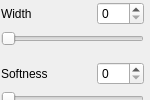
  <widget class="QDockWidget" name="dockWidget">
   <property name="minimumSize">
    <size>
     <width>150</width>
     <height>40</height>
    </size>
   </property>
   <property name="maximumSize">
    <size>
     <width>150</width>
     <height>524287</height>
    </size>
   </property>
   <attribute name="dockWidgetArea">
    <number>2</number>
   </attribute>
   <widget class="QWidget" name="dockWidgetSliders">
    <widget class="QWidget" name="layoutWidget">
     <property name="geometry">
      <rect>
       <x>1</x>
       <y>2</y>
       <width>163</width>
       <height>691</height>
      </rect>
     </property>
     <layout class="QVBoxLayout" name="verticalLayout_Top">
      <property name="rightMargin">
       <number>0</number>
      </property>
      <item>
       <layout class="QVBoxLayout" name="verticalLayout_width">
        <property name="rightMargin">
         <number>20</number>
        </property>
        <property name="bottomMargin">
         <number>10</number>
        </property>
        <item>
         <layout class="QHBoxLayout" name="horizontalLayout_width" stretch="0,0,0">
          <item>
           <widget class="QLabel" name="label_width">
            <property name="text">
             <string>Width</string>
            </property>
           </widget>
          </item>
          <item>
           <spacer name="horizontalSpacer_width">
            <property name="orientation">
             <enum>Qt::Orientation::Horizontal</enum>
            </property>
            <property name="sizeHint" stdset="0">
             <size>
              <width>40</width>
              <height>20</height>
             </size>
            </property>
           </spacer>
          </item>
          <item>
           <widget class="QSpinBox" name="spinBox_width">
            <property name="maximum">
             <number>255</number>
            </property>
           </widget>
          </item>
         </layout>
        </item>
        <item>
         <layout class="QHBoxLayout" name="horizontalLayout_1a_width">
          <property name="topMargin">
           <number>0</number>
          </property>
          <property name="bottomMargin">
           <number>0</number>
          </property>
          <item>
           <widget class="QSlider" name="horizontalSlider_width">
            <property name="sizePolicy">
             <sizepolicy hsizetype="Expanding" vsizetype="Fixed">
              <horstretch>0</horstretch>
              <verstretch>0</verstretch>
             </sizepolicy>
            </property>
            <property name="minimumSize">
             <size>
              <width>0</width>
              <height>0</height>
             </size>
            </property>
            <property name="minimum">
             <number>1</number>
            </property>
            <property name="maximum">
             <number>600</number>
            </property>
            <property name="pageStep">
             <number>50</number>
            </property>
            <property name="tracking">
             <bool>true</bool>
            </property>
            <property name="orientation">
             <enum>Qt::Orientation::Horizontal</enum>
            </property>
            <property name="invertedAppearance">
             <bool>false</bool>
            </property>
            <property name="invertedControls">
             <bool>false</bool>
            </property>
            <property name="tickPosition">
             <enum>QSlider::TickPosition::NoTicks</enum>
            </property>
           </widget>
          </item>
         </layout>
        </item>
       </layout>
      </item>
      <item>
       <layout class="QVBoxLayout" name="verticalLayout_softness">
        <property name="rightMargin">
         <number>20</number>
        </property>
        <property name="bottomMargin">
         <number>10</number>
        </property>
        <item>
         <layout class="QHBoxLayout" name="horizontalLayout_softness_1">
          <item>
           <widget class="QLabel" name="label_softness">
            <property name="text">
             <string>Softness</string>
            </property>
           </widget>
          </item>
          <item>
           <spacer name="horizontalSpacer_softness">
            <property name="orientation">
             <enum>Qt::Orientation::Horizontal</enum>
            </property>
            <property name="sizeHint" stdset="0">
             <size>
              <width>40</width>
              <height>20</height>
             </size>
            </property>
           </spacer>
          </item>
          <item>
           <widget class="QSpinBox" name="spinBox_softness">
            <property name="maximum">
             <number>100</number>
            </property>
           </widget>
          </item>
         </layout>
        </item>
        <item>
         <layout class="QHBoxLayout" name="horizontalLayout_softness_2">
          <property name="topMargin">
           <number>0</number>
          </property>
          <property name="bottomMargin">
           <number>0</number>
          </property>
          <item>
           <widget class="QSlider" name="horizontalSlider_softness">
            <property name="sizePolicy">
             <sizepolicy hsizetype="Expanding" vsizetype="Fixed">
              <horstretch>0</horstretch>
              <verstretch>0</verstretch>
             </sizepolicy>
            </property>
            <property name="maximum">
             <number>100</number>
            </property>
            <property name="orientation">
             <enum>Qt::Orientation::Horizontal</enum>
            </property>
           </widget>
          </item>
         </layout>
        </item>
       </layout>
      </item>
      <item>
       <layout class="QVBoxLayout" name="verticalLayout_8">
        <property name="rightMargin">
         <number>20</number>
        </property>
        <property name="bottomMargin">
         <number>10</number>
        </property>
        <item>
         <layout class="QHBoxLayout" name="horizontalLayout_6">
          <item>
           <widget class="QLabel" name="label_5">
            <property name="text">
             <string>Opacity</string>
            </property>
           </widget>
          </item>
          <item>
           <spacer name="horizontalSpacer_5">
            <property name="orientation">
             <enum>Qt::Orientation::Horizontal</enum>
            </property>
            <property name="sizeHint" stdset="0">
             <size>
              <width>40</width>
              <height>20</height>
             </size>
            </property>
           </spacer>
          </item>
          <item>
           <widget class="QSpinBox" name="spinBox_opacity">
            <property name="maximum">
             <number>100</number>
            </property>
           </widget>
          </item>
         </layout>
        </item>
        <item>
         <layout class="QHBoxLayout" name="horizontalLayout_13">
          <property name="topMargin">
           <number>0</number>
          </property>
          <property name="bottomMargin">
           <number>0</number>
          </property>
          <item>
           <widget class="QSlider" name="horizontalSlider_opacity">
            <property name="sizePolicy">
             <sizepolicy hsizetype="Expanding" vsizetype="Fixed">
              <horstretch>0</horstretch>
              <verstretch>0</verstretch>
             </sizepolicy>
            </property>
            <property name="orientation">
             <enum>Qt::Orientation::Horizontal</enum>
            </property>
           </widget>
          </item>
         </layout>
        </item>
       </layout>
      </item>
      <item>
       <layout class="QVBoxLayout" name="verticalLayout_9">
        <property name="rightMargin">
         <number>20</number>
        </property>
        <item>
         <layout class="QHBoxLayout" name="horizontalLayout_7">
          <item>
           <widget class="QLabel" name="label_6">
            <property name="text">
             <string>Tolerance</string>
            </property>
           </widget>
          </item>
          <item>
           <spacer name="horizontalSpacer_6">
            <property name="orientation">
             <enum>Qt::Orientation::Horizontal</enum>
            </property>
            <property name="sizeHint" stdset="0">
             <size>
              <width>40</width>
              <height>20</height>
             </size>
            </property>
           </spacer>
          </item>
          <item>
           <widget class="QSpinBox" name="spinBox_tolerance">
            <property name="buttonSymbols">
             <enum>QAbstractSpinBox::ButtonSymbols::UpDownArrows</enum>
            </property>
            <property name="accelerated">
             <bool>true</bool>
            </property>
            <property name="maximum">
             <number>600</number>
            </property>
            <property name="stepType">
             <enum>QAbstractSpinBox::StepType::DefaultStepType</enum>
            </property>
            <property name="displayIntegerBase">
             <number>10</number>
            </property>
           </widget>
          </item>
         </layout>
        </item>
        <item>
         <layout class="QHBoxLayout" name="horizontalLayout_12">
          <property name="topMargin">
           <number>0</number>
          </property>
          <property name="bottomMargin">
           <number>0</number>
          </property>
          <item>
           <widget class="QSlider" name="horizontalSlider_tolerance">
            <property name="sizePolicy">
             <sizepolicy hsizetype="Expanding" vsizetype="Fixed">
              <horstretch>0</horstretch>
              <verstretch>0</verstretch>
             </sizepolicy>
            </property>
            <property name="maximum">
             <number>255</number>
            </property>
            <property name="pageStep">
             <number>25</number>
            </property>
            <property name="value">
             <number>100</number>
            </property>
            <property name="orientation">
             <enum>Qt::Orientation::Horizontal</enum>
            </property>
           </widget>
          </item>
         </layout>
        </item>
       </layout>
      </item>
      <item>
       <layout class="QVBoxLayout" name="verticalLayout_5">
        <property name="rightMargin">
         <number>20</number>
        </property>
        <property name="bottomMargin">
         <number>10</number>
        </property>
        <item>
         <layout class="QHBoxLayout" name="horizontalLayout_3">
          <property name="spacing">
           <number>6</number>
          </property>
          <property name="rightMargin">
           <number>0</number>
          </property>
          <item>
           <widget class="QLabel" name="label_2_radius">
            <property name="text">
             <string>Radius</string>
            </property>
           </widget>
          </item>
          <item>
           <spacer name="horizontalSpacer_2_radius">
            <property name="orientation">
             <enum>Qt::Orientation::Horizontal</enum>
            </property>
            <property name="sizeHint" stdset="0">
             <size>
              <width>40</width>
              <height>20</height>
             </size>
            </property>
           </spacer>
          </item>
          <item>
           <widget class="QSpinBox" name="spinBox_2_radius">
            <property name="maximum">
             <number>100</number>
            </property>
           </widget>
          </item>
         </layout>
        </item>
        <item>
         <layout class="QHBoxLayout" name="horizontalLayout_9">
          <property name="topMargin">
           <number>0</number>
          </property>
          <property name="bottomMargin">
           <number>0</number>
          </property>
          <item>
           <widget class="QSlider" name="horizontalSlider_radius">
            <property name="sizePolicy">
             <sizepolicy hsizetype="Expanding" vsizetype="Fixed">
              <horstretch>0</horstretch>
              <verstretch>0</verstretch>
             </sizepolicy>
            </property>
            <property name="orientation">
             <enum>Qt::Orientation::Horizontal</enum>
            </property>
           </widget>
          </item>
         </layout>
        </item>
       </layout>
      </item>
      <item>
       <layout class="QVBoxLayout" name="verticalLayout_density">
        <property name="rightMargin">
         <number>20</number>
        </property>
        <item>
         <layout class="QHBoxLayout" name="horizontalLayout_4">
          <item>
           <widget class="QLabel" name="label_3">
            <property name="text">
             <string>Density</string>
            </property>
           </widget>
          </item>
          <item>
           <spacer name="horizontalSpacer_3">
            <property name="orientation">
             <enum>Qt::Orientation::Horizontal</enum>
            </property>
            <property name="sizeHint" stdset="0">
             <size>
              <width>40</width>
              <height>20</height>
             </size>
            </property>
           </spacer>
          </item>
          <item>
           <widget class="QSpinBox" name="spinBox_density">
            <property name="maximum">
             <number>100</number>
            </property>
           </widget>
          </item>
         </layout>
        </item>
        <item>
         <layout class="QHBoxLayout" name="horizontalLayout_10">
          <property name="topMargin">
           <number>0</number>
          </property>
          <property name="bottomMargin">
           <number>0</number>
          </property>
          <item>
           <widget class="QSlider" name="horizontalSlider_density">
            <property name="sizePolicy">
             <sizepolicy hsizetype="Expanding" vsizetype="Fixed">
              <horstretch>0</horstretch>
              <verstretch>0</verstretch>
             </sizepolicy>
            </property>
            <property name="orientation">
             <enum>Qt::Orientation::Horizontal</enum>
            </property>
           </widget>
          </item>
         </layout>
        </item>
       </layout>
      </item>
      <item>
       <spacer name="verticalSpacer">
        <property name="orientation">
         <enum>Qt::Orientation::Vertical</enum>
        </property>
        <property name="sizeHint" stdset="0">
         <size>
          <width>20</width>
          <height>40</height>
         </size>
        </property>
       </spacer>
      </item>
     </layout>
    </widget>
   </widget>
  </widget>
